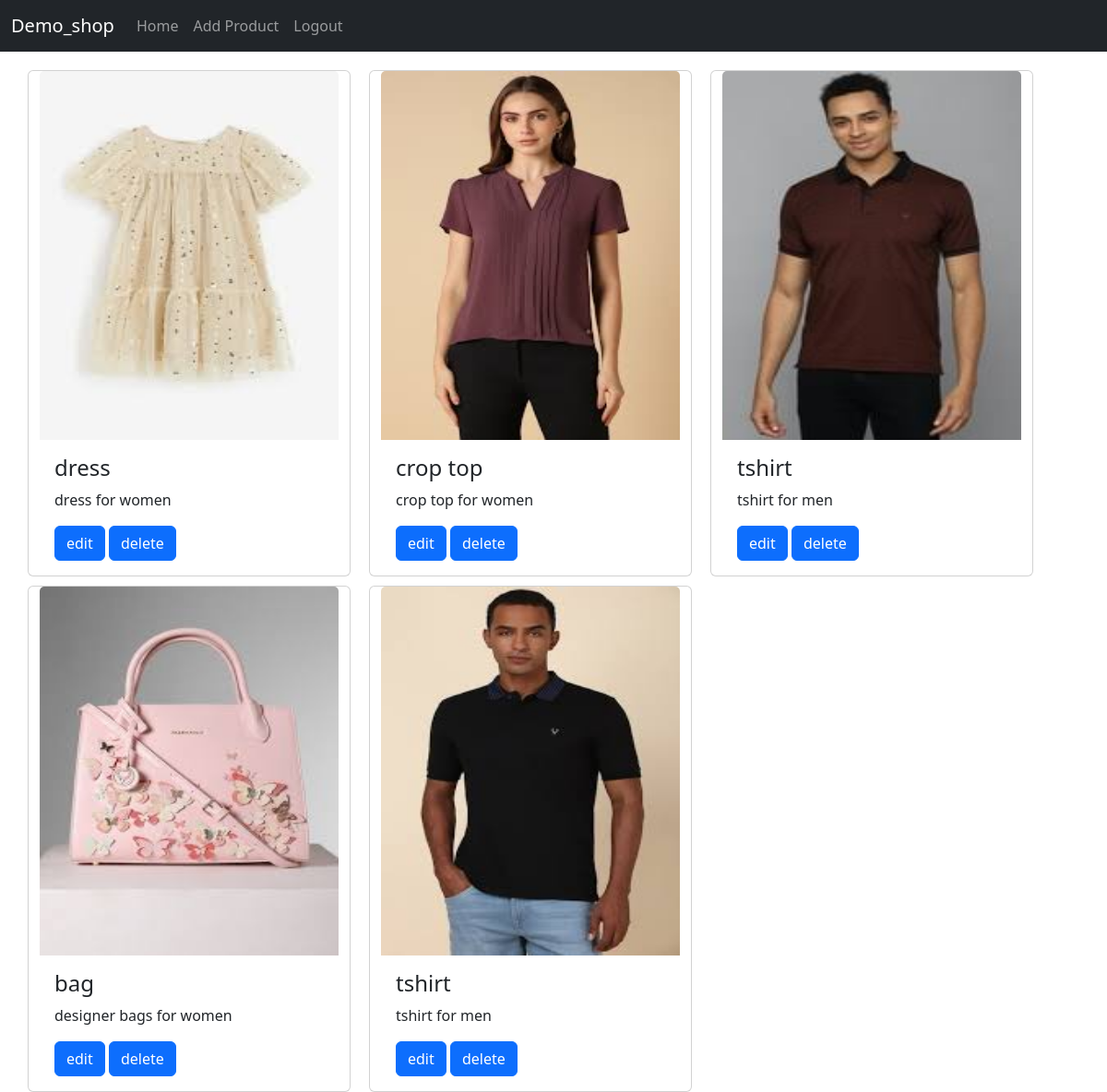
Screenshot of /shop_home (signed in) with the database file from the repository.
### demo_app/models.py (models this page shows)
class Product(models.Model):
    pid=models.TextField()
    name=models.TextField()
    des=models.TextField()
    price=models.IntegerField()
    offer_price=models.IntegerField()
    stock=models.IntegerField()
    img=models.FileField()

### demo_app/views.py (the view)
# urls.py: path('shop_home',views.shop_home),
def shop_home(req):
    if 'shop' in req.session:
        data=Product.objects.all()
        return render(req,'shop/home.html',{'Products':data})
    else:
        return redirect(demo_login)

### templates/shop/home.html (shortened to what this page needs)
<!DOCTYPE html>
<html lang="en">
<head>
    <link href="https://cdn.jsdelivr.net/npm/bootstrap@5.3.3/dist/css/bootstrap.min.css" rel="stylesheet">
</head>
<body>
    <nav class="navbar navbar-expand-sm bg-dark navbar-dark">
        <div class="container-fluid">
          <a class="navbar-brand" href="#">Demo_shop</a>
          <div class="collapse navbar-collapse" id="collapsibleNavbar">
            <ul class="navbar-nav">
              <li class="nav-item">
                <a class="nav-link" href="#">Home</a>
              </li>
              <li class="nav-item">
                <a class="nav-link" href="add">Add Product</a>
              </li>
              <li class="nav-item">
                <a class="nav-link" href="logout">Logout</a>
              </li>
            </ul>
          </div>
        </div>
      </nav>
      <div class="container" style="margin-top: 20px;">
        <div class="row" style="gap:10px">
          {% for pro in Products %}
          <div class="card" style="width:350px; ">
            <img class="card-img-top" src="{{pro.img.url}}" alt="Card image" style="width: 100%; height: 400px;">
            <div class="card-body">
              <h4 class="card-title">{{ pro.name }}</h4>
              <p class="card-text">{{ pro.des }}</p>
              <a href="edit_product./{{pro.pk}}" class="btn btn-primary">edit</a>
              <a href="delete_product./{{pro.pk}}" class="btn btn-primary">delete</a>
            </div>
          </div><br>
          {% endfor %}
        </div>
      </div>
</body>
</html>

### rows the page displays
Product: img (picture), name "dress", des "dress for women"
Product: img (picture), name "crop top", des "crop top for women"
Product: img (picture), name "tshirt", des "tshirt for men"
Product: img (picture), name "bag", des "designer bags for women"
Product: img (picture), name "tshirt", des "tshirt for men"
